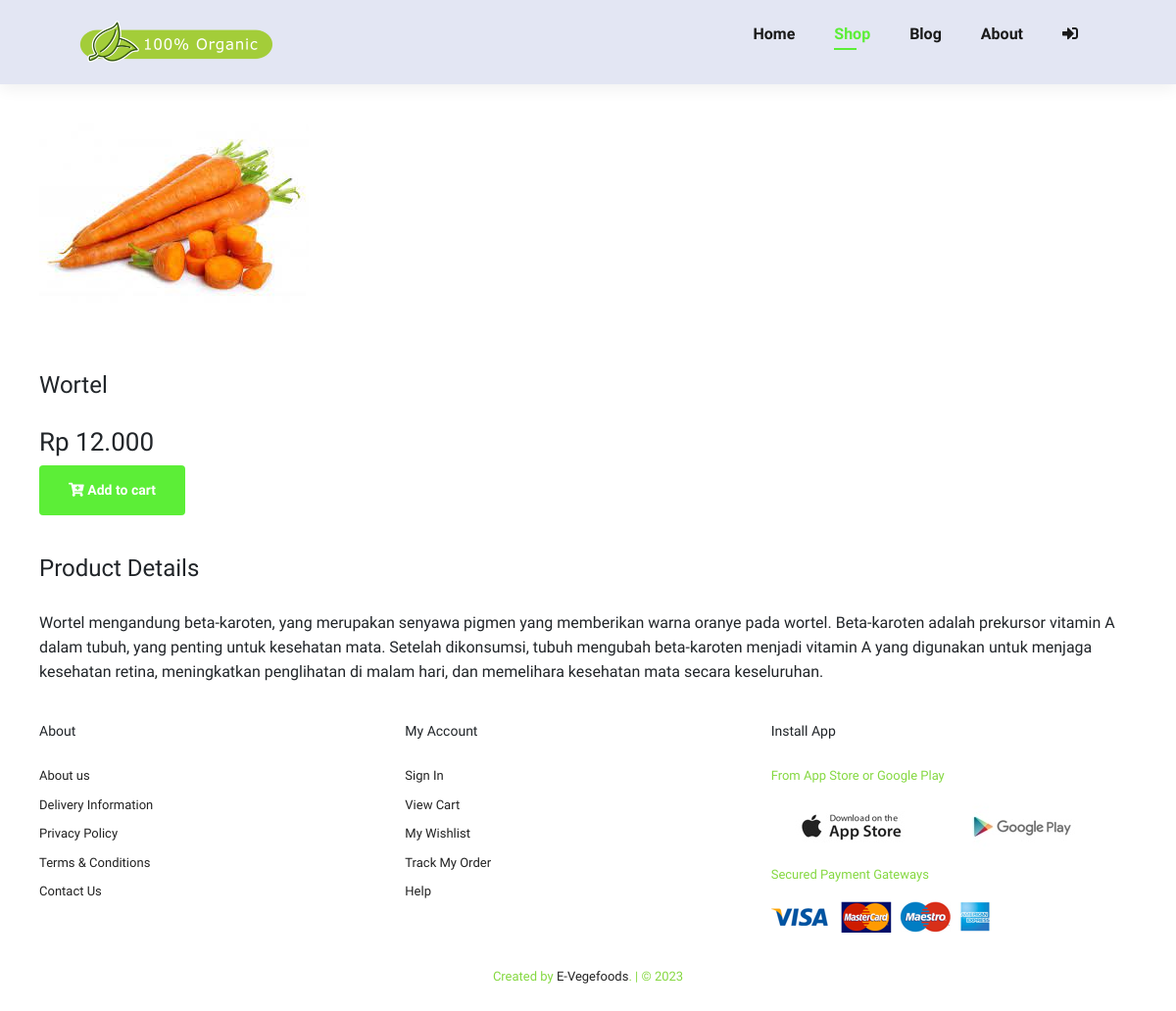
/shop/30, run on the app's committed database.
### tables this page shows
CREATE TABLE `produk` (
  `id` int NOT NULL AUTO_INCREMENT,
  `nama_produk` varchar(255) DEFAULT NULL,
  `satuan` varchar(10) DEFAULT NULL,
  `harga` int DEFAULT NULL,
  `image` varchar(255) DEFAULT NULL,
  `detail` text,
  PRIMARY KEY (`id`)
);

### application/controllers/Welcome.php (called while the page is built, shortened)
<?php
class Welcome extends CI_Controller
{
    public function shop_detail()
    {
        $id                     = $this->uri->segment(2);
        $data['product_detail'] = $this->m_data->edit_data(['id' => $id], 'produk')->result();
        $data['id_tran']        = $this->db->select_max('id')->get('h_transaksi')->row();
        $data['total']          = $this->m_data->shop('id_detil', ['id_pengguna' => $this->session->userdata('id'), 'status!=' => '3', 'id_produk!=' => '0'])->num_rows();
        $this->load->view('frontend/v_header', $data);
        $this->load->view('frontend/v_shop_detail', $data);
        $this->load->view('frontend/v_footer');
    }
}

### index.php (called while the page is built, shortened)
<?php
require_once BASEPATH . 'core/CodeIgniter.php';

### application/models/M_data.php (called while the page is built, shortened)
<?php
class M_data extends CI_Model
{
    public function edit_data($where, $table)
    {
        return $this->db->get_where($table, $where);
    }
    public function shop($order, $where)
    {
        $this->db->select('h.id AS id,id_pengguna,alamat,d.id AS id_detil,nama,status,id_produk,pr.nama_produk,jumlah,d.harga,ongkir');
        $this->db->from('h_transaksi h');
        $this->db->join('d_transaksi d', 'h.id=d.id_tran', 'inner');
        $this->db->join('pengguna p', 'p.id=h.id_pengguna', 'inner');
        $this->db->join('produk pr', 'pr.id=d.id_produk', 'left');
        $this->db->where($where);
        $this->db->order_by($order, 'asc');
        return $this->db->get();
    }
}

### application/views/frontend/v_shop_detail.php (the view, shortened to what this page needs)
<section id="prodetails" class="section-p1">
  <?php foreach ($product_detail as $p) : ?>
    <div class="single-pro-image">
      <img src="<?= base_url('assets/imgbeautyhampers/products/' . $p->image) ?>" class="img-fluid rounded float-star" id="MainImg" alt="" />
      <div class="single-pro-details">
        <h4><?= ucwords($p->nama_produk) ?></h4>
        <h2>Rp <?= number_format($p->harga, 0, ",", ".") ?></h2>
        <?= form_open(base_url('welcome/add_cart')); ?>
        <button class="normal" type="submit"><i class="fas fa-cart-plus"></i> Add to cart</button>
        <?= form_close(); ?>
        <h4>Product Details</h4>
        <span>
          <?= ucfirst($p->detail) ?>
        </span>
      </div>
    <?php endforeach ?>
</section>

### assets/css/style.css (style rules this page uses)
* { margin: 0; padding: 0; box-sizing: border-box; font-family: "Spartan", sans-serif; }
h2 { font-size: 46px; line-height: 54px; color: #222; }
h4 { font-size: 20px; color: #222; }
.section-p1 { padding: 20px 40px; }
button.normal { font-size: 14px; font-weight: 600; padding: 15px 30px; color: #000; background-color: #fff; border-radius: 4px; cursor: pointer; border: none; outline: none; transition: 0.2s; }
body { width: 100%; }
#prodetails { display: flex; margin-top: 20px; }
#prodetails .single-pro-image { width: 40%; margin-right: 50px; align-items: center; }
#prodetails .single-pro-details { width: 50%; padding-top: 30px; }
#prodetails .single-pro-details h4 { padding: 40px 0 20px 0; }
#prodetails .single-pro-details h2 { font-size: 26px; }
#prodetails .single-pro-details button { background: #5cee37; color: #fff; }
#prodetails .single-pro-details span { line-height: 25px; }
#prodetails { display: flex; flex-direction: column; }
#prodetails .single-pro-image { width: 100%; margin-right: 0px; }
#prodetails .single-pro-details { width: 100%; }

### data on the page
produk: image (picture), nama_produk "Wortel", harga "12.000", detail "Wortel mengandung beta-karoten, yang merupakan senyawa pigmen yang memberikan warna oranye pada wortel. Beta-karoten adalah prekursor vitamin A dalam tubuh, yang penting untuk kesehatan mata. Setelah dikonsumsi, tubuh mengubah beta-karoten menjadi vitamin A yang digunakan untuk menjaga kesehatan retina, meningkatkan penglihatan di malam hari, dan memelihara kesehatan mata secara keseluruhan."
